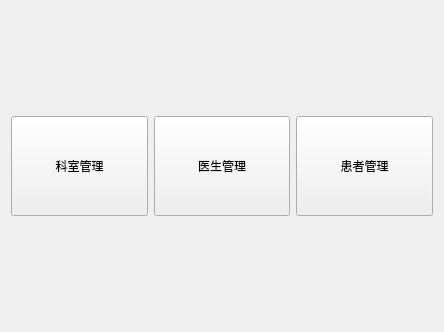
<?xml version="1.0" encoding="UTF-8"?>
<ui version="4.0">
 <class>WelcomeView</class>
 <widget class="QWidget" name="WelcomeView">
  <property name="geometry">
   <rect>
    <x>0</x>
    <y>0</y>
    <width>444</width>
    <height>332</height>
   </rect>
  </property>
  <property name="minimumSize">
   <size>
    <width>0</width>
    <height>0</height>
   </size>
  </property>
  <property name="windowTitle">
   <string>欢迎</string>
  </property>
  <layout class="QVBoxLayout" name="verticalLayout">
   <item>
    <spacer name="verticalSpacer">
     <property name="orientation">
      <enum>Qt::Orientation::Vertical</enum>
     </property>
     <property name="sizeHint" stdset="0">
      <size>
       <width>20</width>
       <height>97</height>
      </size>
     </property>
    </spacer>
   </item>
   <item>
    <layout class="QHBoxLayout" name="horizontalLayout">
     <item>
      <widget class="QPushButton" name="btDepartment">
       <property name="minimumSize">
        <size>
         <width>0</width>
         <height>100</height>
        </size>
       </property>
       <property name="text">
        <string>科室管理</string>
       </property>
      </widget>
     </item>
     <item>
      <widget class="QPushButton" name="btDoctor">
       <property name="minimumSize">
        <size>
         <width>0</width>
         <height>100</height>
        </size>
       </property>
       <property name="text">
        <string>医生管理</string>
       </property>
      </widget>
     </item>
     <item>
      <widget class="QPushButton" name="btPatient">
       <property name="minimumSize">
        <size>
         <width>50</width>
         <height>100</height>
        </size>
       </property>
       <property name="text">
        <string>患者管理</string>
       </property>
      </widget>
     </item>
    </layout>
   </item>
   <item>
    <spacer name="verticalSpacer_2">
     <property name="orientation">
      <enum>Qt::Orientation::Vertical</enum>
     </property>
     <property name="sizeHint" stdset="0">
      <size>
       <width>20</width>
       <height>97</height>
      </size>
     </property>
    </spacer>
   </item>
  </layout>
 </widget>
 <resources/>
 <connections/>
</ui>
